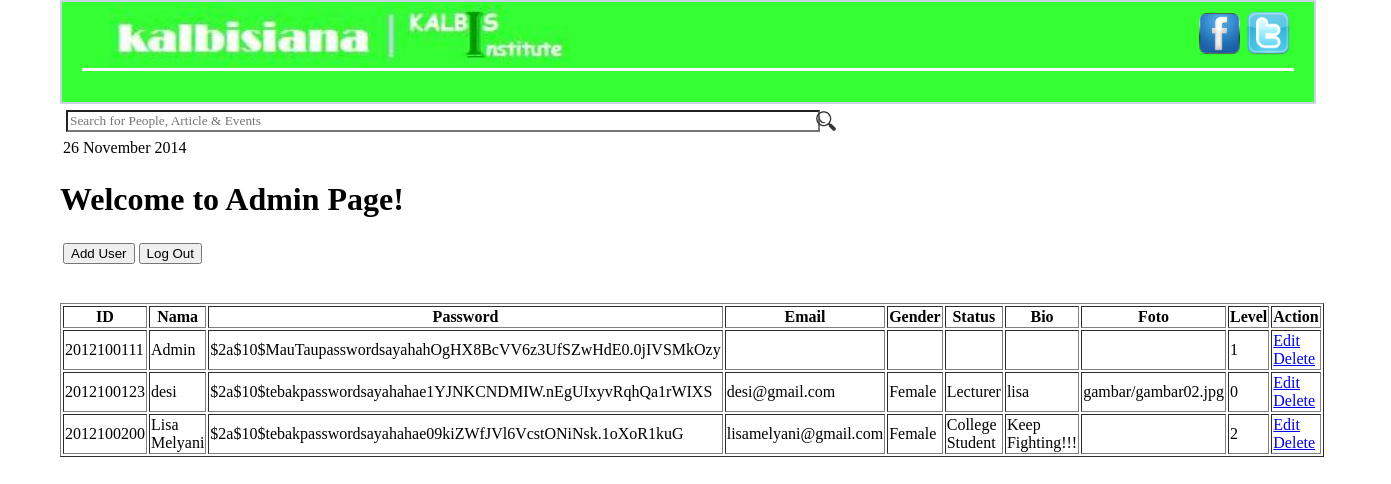
The app's page /admin.php, older data.
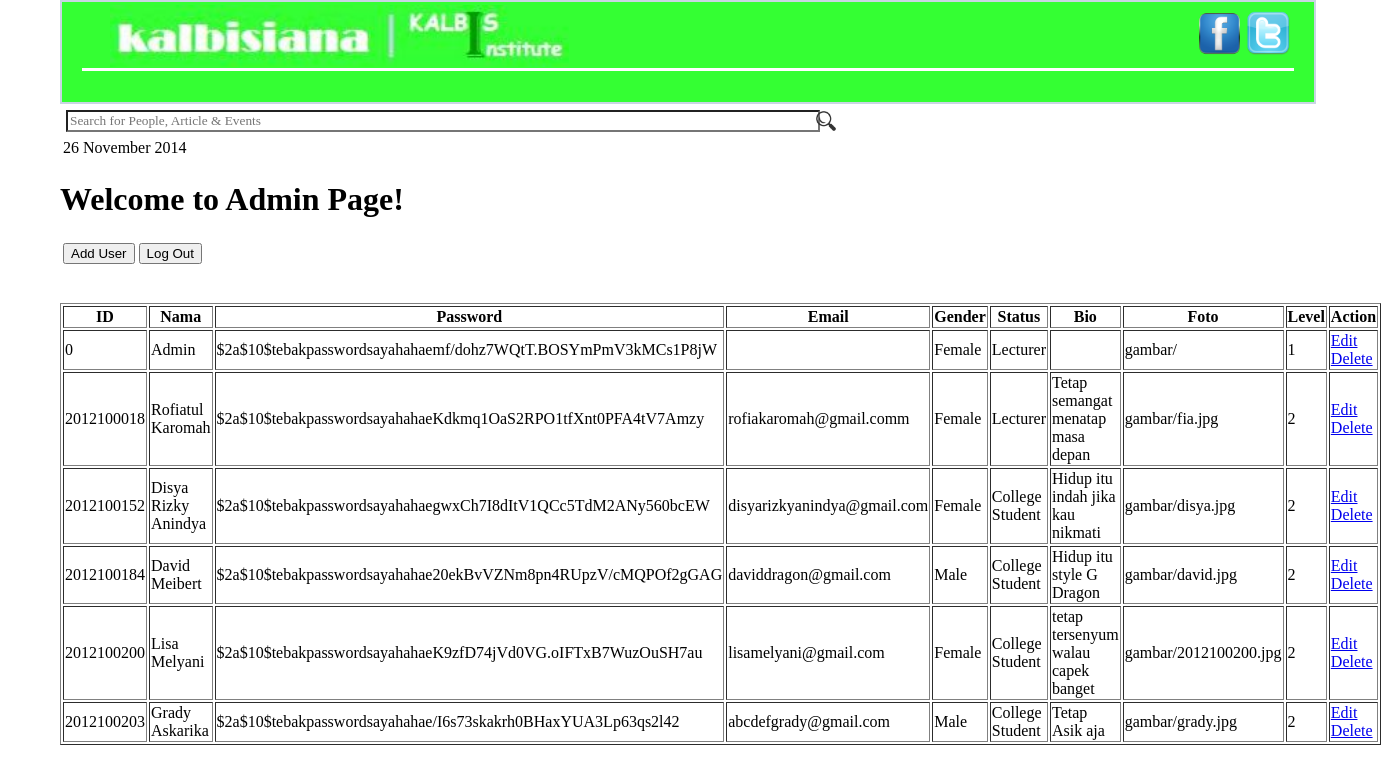
The same page, newer data.
### tables this page shows
CREATE TABLE IF NOT EXISTS `user` (
  `id` char(10) NOT NULL,
  `nama` varchar(30) NOT NULL,
  `email` varchar(100) NOT NULL,
  `password` varchar(100) NOT NULL,
  `gender` varchar(20) NOT NULL,
  `status` text NOT NULL,
  `bio` text NOT NULL,
  `foto` text NOT NULL,
  `level` int(1) NOT NULL
);

### view_proses.php (called while the page is built, shortened)
<?php require_once("koneksi.php");?>
<?php
$sql = "SELECT * FROM user";
$hasil = mysqli_query($koneksi, $sql);
?>

### admin.php (the view, shortened to what this page needs)
<?php require_once ("koneksi.php");?>
<?php require_once ("view_proses.php");?>
<!DOCTYPE html>
<html>
<head>
	<link type="text/css" rel="stylesheet" href="css/style_admin.css" />
</head>
<body>
		<div id="outer_header">
			<center>
				<table id="TabelHeader">
					<tr>
						<td>
							<div id="logo">
								<a href="index.php">
									<img id="ImageLogo" src="css/images/logo.jpg" height="62px">
								</a>
							</div>
						</td>
						<td>
							<a href="https://www.facebook.com/"><img src="css/images/fb.png" width="45px"></a>
						</td>
						<td>
							<a href="https://www.twitter.com/"><img src="css/images/twitter.png" width="45px"></a>
						</td>
					</tr>
				</table>
			</center>
		</div>
		<div id="outer_content">
			<div id="outer_kiri" class="conten_kanan_kiri">
				<div style="margin-left:20px;">
					<table>
						<tr>
							<td>
								<div id="outer_search">
									<table>
										<tr>
											<td>
												<div id="outer_input_text_search">
													<input type="text" id="input_text_search" placeholder="Search for People, Article & Events"/>
												</div>
											</td>
											<td>
												<div id="icon_search">
													<div id="iconnya">
														<img src="css/images/search.png" width="100%">
													</div>
												</div>
											</td>
										</tr>
									</table>
								</div>
							</td>
						</tr>
						<tr>
							<td>
								26 November 2014
							</td>
						</tr>
					</table>
				</div>
				<div style="margin-left:20px;">
					<h1>Welcome to Admin Page!</h1>
					<table>
						<tr>
							<td>
								<a href = "adduser.php" style="text-decoration:none"><input type="button" name="insert" value="Add User" /></a>
							</td>
							<td>
								<a href = "index.php" style="text-decoration:none"><input type="button" name="insert" value="Log Out" /></a>
							</td>
						</tr>
					</table>
					<br />
					<br />
	<table border = "1">
	<thead>
	<tr>
		<th>ID</th>
		<th>Nama</th>
		<th>Password</th>
		<th>Email</th>
		<th>Gender</th>
		<th>Status</th>
		<th>Bio</th>
		<th>Foto</th>
		<th>Level</th>
		<th>Action</th>
	</tr>
	</thead>
	<tbody>
<?php
while ($baris = mysqli_fetch_assoc($hasil)){
?>
	<tr>
	<td><?php echo $baris ['id']?></td>
	<td><?php echo $baris ['nama']?></td>
	<td><?php echo $baris ['password']?></td>
	<td><?php echo $baris ['email']?></td>
	<td><?php echo $baris ['gender']?></td>
	<td><?php echo $baris ['status']?></td>
	<td><?php echo $baris ['bio']?></td>
	<td><?php echo $baris ['foto']?></td>
	<td><?php echo $baris ['level']?></td>
	<td><a href ="edituser.php?ID=<?php echo $baris['id'];?>"> Edit </a>
	<a href="view_delete_proses.php?status=<?php echo $baris['id'];?>" onclick="return confirm('Are you sure?')"> Delete</a></td>
	</tr>
<?php
}
?>
</tbody>
</table>
</body>
</html>

### Css/style_admin.css (style rules this page uses)
body { margin:0px; }
#outer_header { background:#34ff33; width:90%; height:100px; border: 2px solid #c9d5e3; margin-left: 60px; margin-right:30px; font-family: calibri; }
#outer_content { width:100%; height:auto; }
#logo { width:1108px; height:60px; }
#TabelHeader { border-bottom: 3px solid white; }
#ImageLogo { margin-left: 25px; }
#outer_kiri { width:840px; height:auto; margin-left:40px; font-family: calibri; }
.conten_kanan_kiri { float:left; }
#outer_search { border-radius:5px; margin:5px 5 0 30px; background:white; }
#outer_input_text_search { width:746px; }
#input_text_search { width:100%; background:white; font-family: calibri; }
#icon_search { width:30%; }
#iconnya { width:20px; height:20px; }

Row changes from the older to the newer data that the page shows:
removed user: id "2012100111", nama "Admin", password "$2a$10$MauTaupasswordsayahahOgHX8BcVV6z3UfSZwHdE0.0jIVSMkOzy", level "1"
removed user: id "2012100123", nama "desi", password "$2a$10$tebakpasswordsayahahae1YJNKCNDMIW.nEgUIxyvRqhQa1rWIXS", email "desi@gmail.com", gender "Female", status "Lecturer", bio "lisa", foto "gambar/gambar02.jpg", level "0"
added user: id "0", nama "Admin", password "$2a$10$tebakpasswordsayahahaemf/dohz7WQtT.BOSYmPmV3kMCs1P8jW", gender "Female", status "Lecturer", foto "gambar/", level "1"
added user: id "2012100018", nama "Rofiatul Karomah", password "$2a$10$tebakpasswordsayahahaeKdkmq1OaS2RPO1tfXnt0PFA4tV7Amzy", email "rofiakaromah@gmail.comm", gender "Female", status "Lecturer", bio "Tetap semangat menatap masa depan", foto "gambar/fia.jpg", level "2"
added user: id "2012100152", nama "Disya Rizky Anindya", password "$2a$10$tebakpasswordsayahahaegwxCh7I8dItV1QCc5TdM2ANy560bcEW", email "disyarizkyanindya@gmail.com", gender "Female", status "College Student", bio "Hidup itu indah jika kau nikmati", foto "gambar/disya.jpg", level "2"
added user: id "2012100184", nama "David Meibert", password "$2a$10$tebakpasswordsayahahae20ekBvVZNm8pn4RUpzV/cMQPOf2gGAG", email "daviddragon@gmail.com", gender "Male", status "College Student", bio "Hidup itu style G Dragon", foto "gambar/david.jpg", level "2"
changed user "Lisa Melyani": password "$2a$10$tebakpasswordsayahahae09kiZWfJVl6VcstONiNsk.1oXoR1kuG" → "$2a$10$tebakpasswordsayahahaeK9zfD74jVd0VG.oIFTxB7WuzOuSH7au"; bio "Keep Fighting!!!" → "tetap tersenyum walau capek banget"; foto (not shown) → "gambar/2012100200.jpg"
added user: id "2012100203", nama "Grady Askarika", password "$2a$10$tebakpasswordsayahahae/I6s73skakrh0BHaxYUA3Lp63qs2l42", email "abcdefgrady@gmail.com", gender "Male", status "College Student", bio "Tetap Asik aja", foto "gambar/grady.jpg", level "2"
